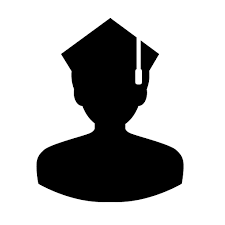
#> input picture wordcloud/student.png, 225 x 225 px
$ jupyter execute --allow-errors wordcloud.ipynb   (older library calls are emulated)
#> lines starting #> are read from the running program, lines starting #| are printed output that depends on the picture
[cell 1]
from stop_words import get_stop_words
from wordcloud import WordCloud, STOPWORDS
from PIL import Image
import pandas as pd
import matplotlib.pyplot as plt
import numpy as np
import os

[cell 2]
# Set PWD for jupyter
os.chdir("D:/Projects/WD/WD1/wordcloud")

[cell 3]
def get_sentence(data):
    words_sentence = " "
    for title in data["title"]:
        tokens = str(title).split()

        for i in range(len(tokens)):
            tokens[i] = tokens[i].lower()
            words_sentence = words_sentence + tokens[i] + " "

    return words_sentence

[cell 4]
def transform_format(val):
    if val == 0:
        return 255
    else:
        return val

[cell 5]
im = Image.open("student.png")
#> im is the input picture: PIL image 225x225 P; min 0, max 255, mean 179.8
size = 1080, 1080
im = im.resize(size, Image.ANTIALIAS)
#> im: PIL image 1080x1080 P
student_mask = np.array(im)
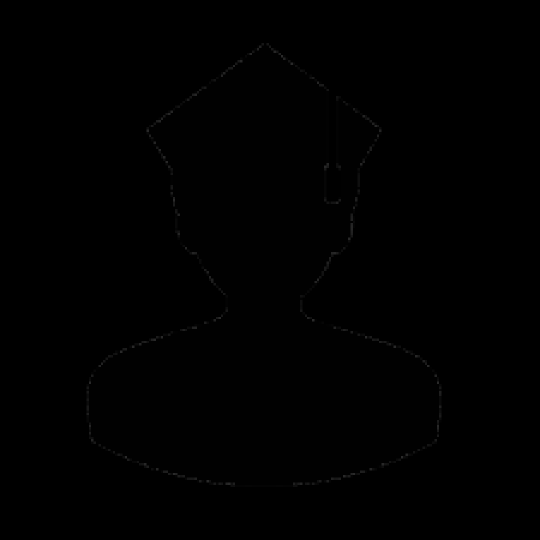
#> student_mask: shape (1080, 1080) (shown at 1/2 size); min 0, max 42, mean 0.5
transformed_student_mask = np.ndarray((student_mask.shape[0],student_mask.shape[1]), np.int32)

for i in range(len(student_mask)):
    transformed_student_mask[i] = list(map(transform_format, student_mask[i]))
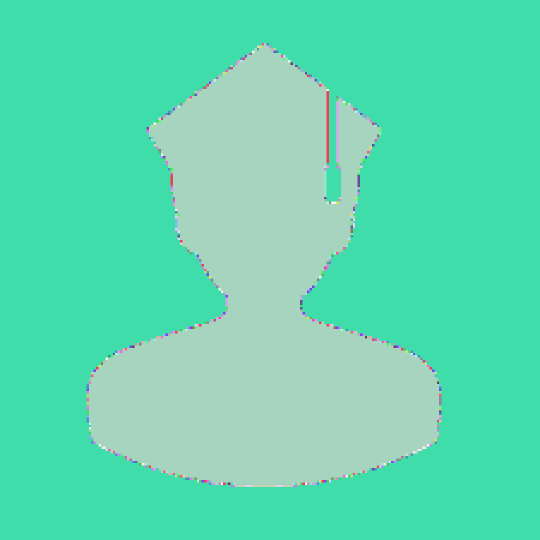
#> transformed_student_mask: shape (1080, 1080) int32 (shown at 1/2 size); 43 distinct labels, from 1 to 255; one colour per label, 0 black
